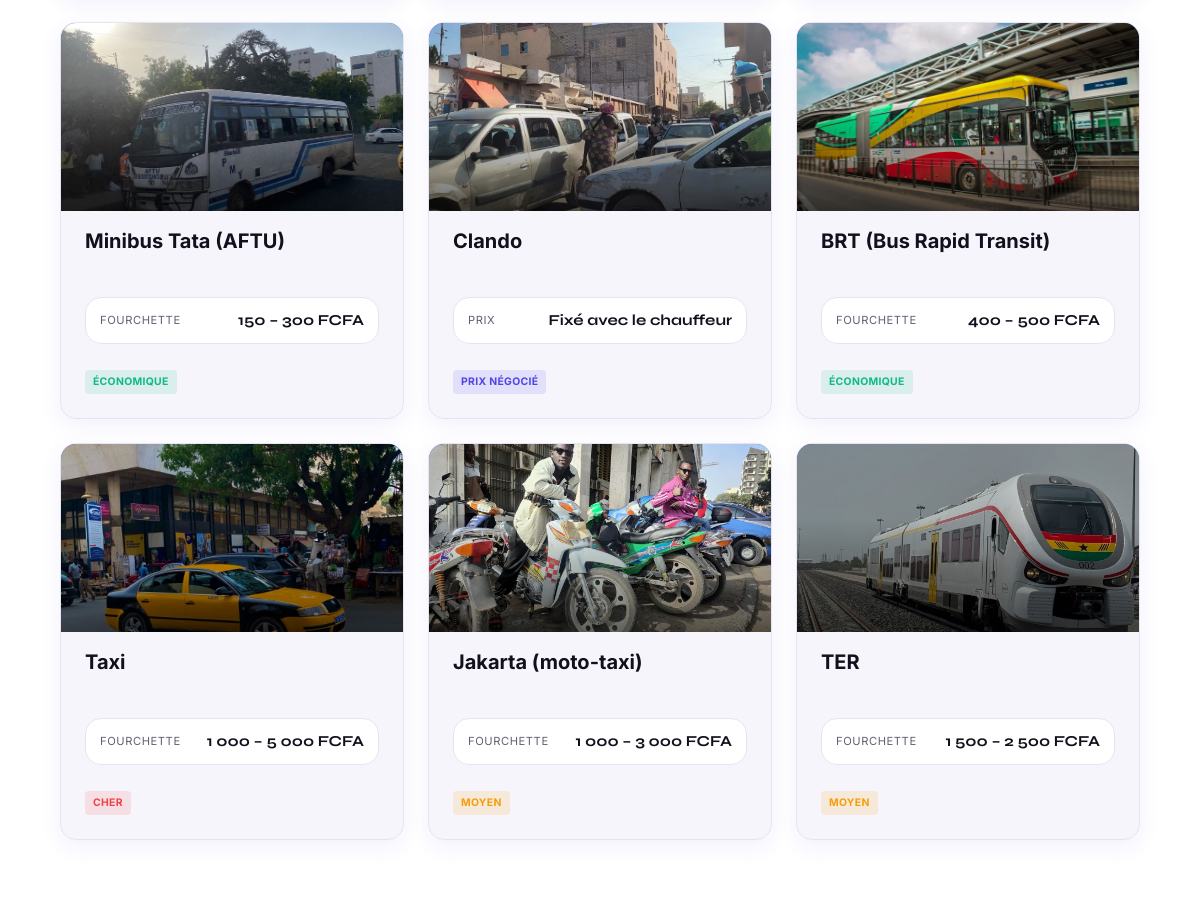
The app's page /prix (middle part), older data.
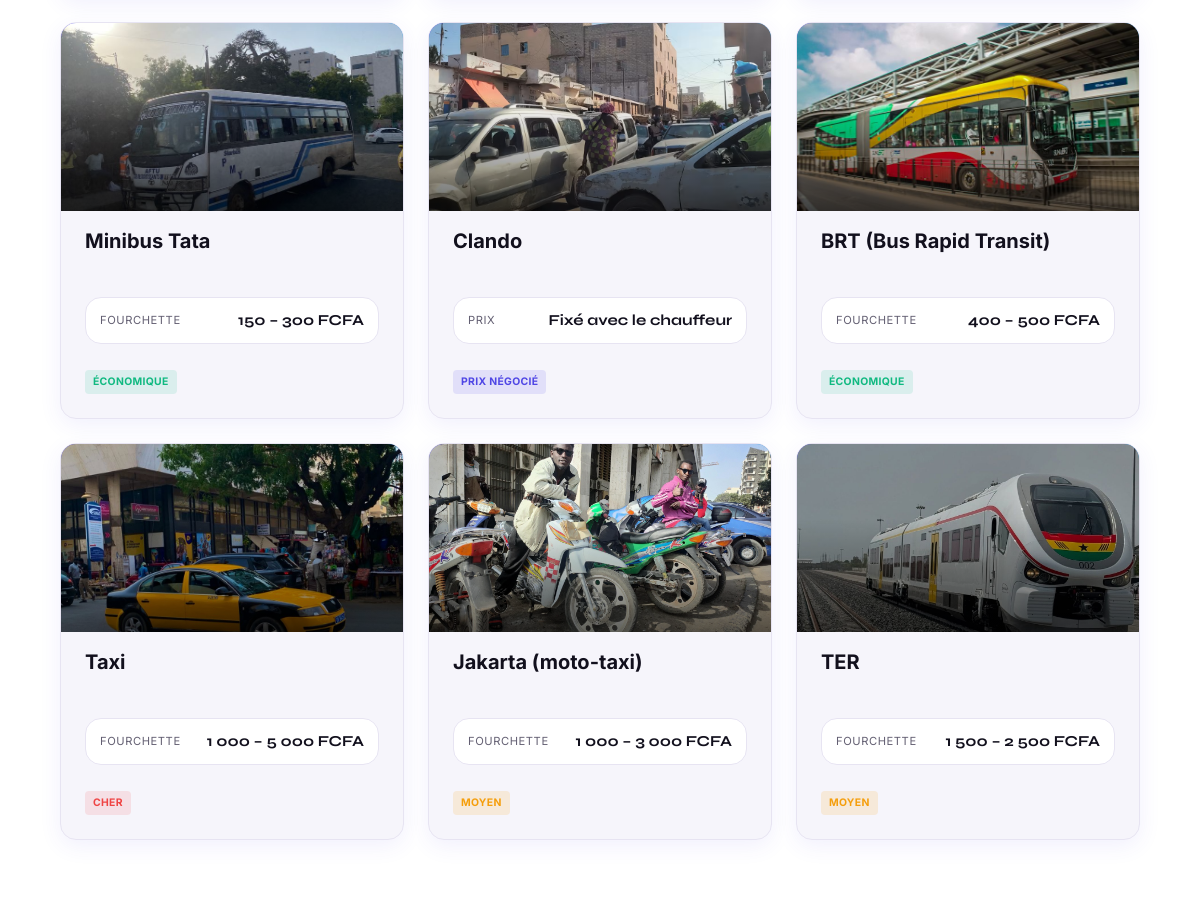
The same page, newer data.
### tables this page shows
CREATE TABLE moyens_transport (
    id_transport    INTEGER PRIMARY KEY AUTOINCREMENT,
    nom             TEXT NOT NULL,
    image_url       TEXT,             -- URL/Chemin de l'image réelle (ex: /static/img/BRT.jpg)
    description     TEXT,
    cout_min        INTEGER,          -- en FCFA
    cout_max        INTEGER,          -- en FCFA
    niveau_confort  TEXT,             -- 'Faible', 'Moyen', 'Élevé'
    disponibilite   TEXT,             -- ex: '24h/24', 'Heures de bureau'
    avantages       TEXT,
    inconvenients   TEXT);

### app.py (the view)
@app.route("/prix")
def prix():
    transports = [dict(t) for t in database.get_tous_les_transports()]
    for t in transports:
        t["niveau_prix"] = get_niveau_prix(t["cout_min"], t["cout_max"])
    return render_template(
        "prix.html",
        transports=transports,
        trajets=database.get_tous_les_trajets(),
        active_page="prix",
    )

### app.py (called while the page is built)
def get_niveau_prix(cout_min, cout_max):
    moyenne = (cout_min + cout_max) / 2
    if moyenne <= 500:
        return {"label": "Économique", "classe": "badge-vert"}
    elif moyenne <= 2000:
        return {"label": "Moyen", "classe": "badge-jaune"}
    return {"label": "Cher", "classe": "badge-rouge"}

### database.py (called while the page is built)
def get_connection():
    conn = sqlite3.connect(DB_PATH)
    conn.row_factory = sqlite3.Row
    conn.execute("PRAGMA foreign_keys = ON")
    return conn

def get_tous_les_transports():
    conn = get_connection()
    transports = conn.execute(
        "SELECT * FROM moyens_transport ORDER BY cout_min"
    ).fetchall()
    conn.close()
    return transports

def _niveau_difficulte(options):
    meilleur_transit = None
    for o in options:
        if o["nom_transport"] not in ("Taxi", "Clando", "Jakarta (moto-taxi)", "À pied"):
            meilleur_transit = o
            break
    if meilleur_transit is None:
        return "Complexe"
    if meilleur_transit["correspondances"] == "Aucune":
        return "Facile"
    if meilleur_transit["correspondances"].startswith(("1 ", "2 ")):
        return "Moyen"
    return "Complexe"

### templates/prix.html (shortened to what this page needs)
{% extends "base.html" %}
{% from "_icons.html" import vignette_transport, icone_transport %}
{% block content %}
    <section class="section">
        <div class="container">
            <div class="grid-3 reveal">
                {% for t in transports %}
                <div class="transport-card">
                    {{ vignette_transport(t) }}
                    <div class="tc-header">
                        <div class="tc-name">{{ t.nom }}</div>
                    </div>
                    <div class="tc-body">
                        <div class="tc-prix">
                            {% if t.nom == 'Clando' %}
                            <span class="tc-prix-label">Prix</span>
                            <span class="tc-prix-value">Fixé avec le chauffeur</span>
                            {% else %}
                            <span class="tc-prix-label">Fourchette</span>
                            <span class="tc-prix-value">{{ "{:,}".format(t.cout_min).replace(",", " ") }} – {{ "{:,}".format(t.cout_max).replace(",", " ") }} FCFA</span>
                            {% endif %}
                        </div>
                        {% if t.nom == 'Clando' %}
                        <span class="badge badge-bleu tc-badge-niveau">Prix négocié</span>
                        {% else %}
                        <span class="badge {{ t.niveau_prix.classe }} tc-badge-niveau">{{ t.niveau_prix.label }}</span>
                        {% endif %}
                    </div>
                </div>
                {% endfor %}
            </div>
        </div>
    </section>
{% endblock %}

### templates/_icons.html (shortened to what this page needs)
{% macro vignette_transport(t) -%}
<div class="tc-media">
    {% if t.image_url %}
    <img src="{{ t.image_url }}" alt="{{ t.nom }}" loading="lazy">
    {% else %}
    <div class="tc-media-placeholder"><i class="fa-solid {{ icone_transport(t.nom) }}"></i></div>
    {% endif %}
</div>
{%- endmacro %}

Row changes from the older to the newer data that the page shows:
changed moyens_transport: nom "Minibus Tata (AFTU)" → "Minibus Tata"
